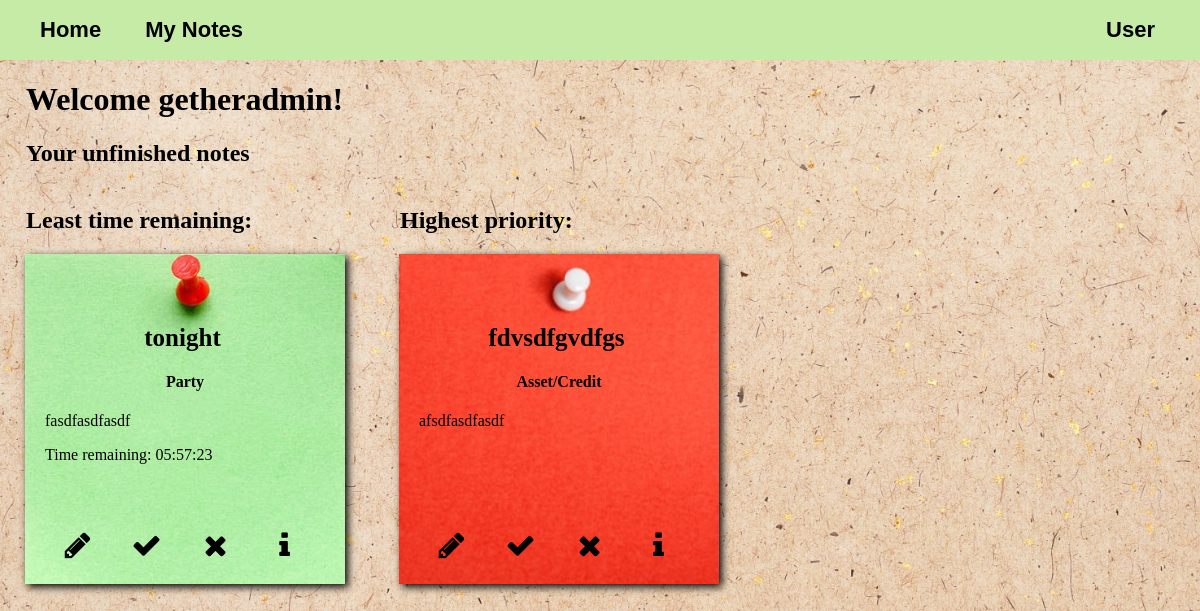
The page / (signed in) on the database as committed earlier.
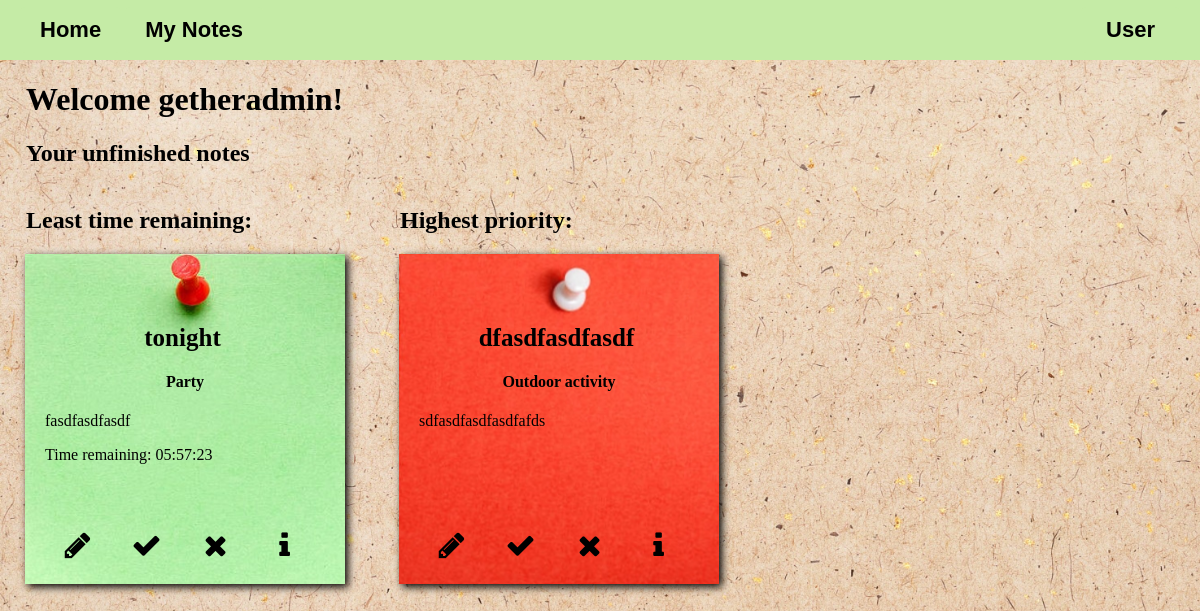
The same page on the database as committed later.
### viewer/models.py (models this page shows, shortened)
class Note(Model):
    PRIORITY_CHOICES = [
        (1, "Low"),
        (2, "Mid"),
        (3, "High"),
        (4, "Top")
    ]
    COLD = 'Cold (below 0°C)'
    MODERATE = 'Moderate (0-15°C)'
    WARM = 'Warm (16°C +)'
    WEATHER_CHOICES = [
        (COLD, 'Cold (below 0°C)'),
        (MODERATE, 'Moderate (0-15°C)'),
        (WARM, 'Warm (16°C +)'),
    ]
    user = ForeignKey(User, on_delete=CASCADE)
    category = ForeignKey(Category, on_delete=CASCADE)
    name = CharField(max_length=100)
    priority = IntegerField(choices=PRIORITY_CHOICES, default="Low")
    created_at = DateTimeField(auto_now_add=True)
    scheduled_time = DateTimeField(blank=True, null=True)
    description = TextField()
    preferred_weather = CharField(max_length=50, choices=WEATHER_CHOICES, blank=True)
    finished = BooleanField(default=False)

class Category(Model):
    name = CharField(max_length=50)

### viewer/views.py (the view)
# urls.py: path('', homepage, name="homepage"),
def homepage(request):
    user_id = request.user.id
    now_utc = datetime.now(timezone.utc)
    notes_ordered_by_time = Note.objects.filter(user_id=user_id, scheduled_time__gte=now_utc, finished=False).order_by('scheduled_time')
    first_note_by_time = notes_ordered_by_time.first()
    try:
        note_with_priority_4 = Note.objects.get(user_id=user_id, finished=False, priority=4)
    except Note.DoesNotExist:
        note_with_priority_4 = None
    if first_note_by_time is not None:
        remaining_time = (first_note_by_time.scheduled_time - now_utc).total_seconds()
        days = int(remaining_time // (24 * 3600))
        seconds = int(remaining_time % (24 * 3600))
        hours = seconds // 3600
        minutes = (seconds // 60) % 60
        seconds = seconds % 60
        if days > 0:
            remaining_time_formatted = f"{days}d:{hours:02d}h:{minutes:02d}m:{seconds:02d}s"
        else:
            remaining_time_formatted = f"{hours:02d}:{minutes:02d}:{seconds:02d}"
    else:
        remaining_time_formatted = ''
    return render(request, 'homepage.html', {"first_note_by_time": first_note_by_time, "remaining_time_formatted": remaining_time_formatted,
                                             "note_with_priority_4": note_with_priority_4})

### viewer/templates/homepage.html (shortened to what this page needs)
{% extends 'base.html' %}
{% block content %}
{% load static %}
<body>
<link rel="stylesheet" href="{% static 'styling.css' %}">
<link rel="stylesheet" href="http://cdnjs.cloudflare.com/ajax/libs/font-awesome/4.4.0/css/font-awesome.min.css">
{% if request.user.is_authenticated %}
    <h1>Welcome {{ request.user.username }}!</h1>
    {% if first_note_by_time or note_with_priority_4 %}
    <h2>Your unfinished notes</h2>
    {% else %}
    <h2>There is nothing to worry about, all your time-scheduled and top-priority notes are done.</h2>
    {% endif %}
    <div style="display: inline-block;">
    {% if first_note_by_time %}
    <h2>Least time remaining:</h2>
        <div class="note">
            <div class="note-content">
                <h3>{{ first_note_by_time.name }}</h3>
                <h4>{{ first_note_by_time.category.name }}</h4>
                <p>{{ first_note_by_time.description }}</p>
                <p>Time remaining: {{ remaining_time_formatted }}</p>
            </div>
            <div class="note-actions">
                <a href="http://127.0.0.1:8000/notes/{{ first_note_by_time.id }}/edit/"><button class="edit-note"><i class="fa fa-pencil"></i></button></a>
                    <form style="display: inline-block;" method="post" action="{% url 'finish_note' first_note_by_time.id %}" onsubmit="return confirm('Is it really finished?')">
                      <button class="finish-note"><i class='fa fa-check'></i></button>
                    </form>
                    <form style="display: inline-block;" method="post" action="{% url 'delete_note' first_note_by_time.id %}" onsubmit="return confirm('Are you sure you want to delete this note?')">
                      <button class="delete-note"><i class="fa fa-times"></i></button>
                    </form>
                <a href="http://127.0.0.1:8000/note_detail/{{ first_note_by_time.id }}"><button class="note-details"><i class='fa fa-info'></i></button></a>
            </div>
        </div>
    </div>
    {% endif %}
    <div style="display: inline-block;">
    {% if note_with_priority_4 %}
    <h2>Highest priority:</h2>
        <div class="note-high-priority">
            <div class="note-content">
                <h3>{{ note_with_priority_4.name }}</h3>
                <h4>{{ note_with_priority_4.category.name }}</h4>
                <p>{{ note_with_priority_4.description }}</p>
            </div>
            <div class="note-actions">
                <a href="http://127.0.0.1:8000/notes/{{ note_with_priority_4.id }}/edit/"><button class="edit-note"><i class="fa fa-pencil"></i></button></a>
                    <form style="display: inline-block;" method="post" action="{% url 'finish_note' note_with_priority_4.id %}" onsubmit="return confirm('Is it really finished?')">
                      <button class="finish-note"><i class='fa fa-check'></i></button>
                    </form>
                    <form style="display: inline-block;" method="post" action="{% url 'delete_note' note_with_priority_4.id %}" onsubmit="return confirm('Are you sure you want to delete this note?')">
                      <button class="delete-note"><i class="fa fa-times"></i></button>
                    </form>
                <a href="http://127.0.0.1:8000/note_detail/{{ note_with_priority_4.id }}"><button class="note-details"><i class='fa fa-info'></i></button></a>
            </div>
        </div>
    </div>
    {% endif %}
{% else %}
    <h1>Welcome to Notepad app!</h1>
    <h2>In this app, you can add notes with various filters.</h2>
    <h2>To begin, you need to be logged into our site.</h2>
{% endif %}
</body>
{% endblock %}

Rows that differ between the two databases and show on the page:
no longer on this page (row edited): Note: name "fdvsdfgvdfgs", category.name "Asset/Credit", description "afsdfasdfasdf"
now on this page (row edited): Note: name "dfasdfasdfasdf", category.name "Outdoor activity", description "sdfasdfasdfasdfafds"
